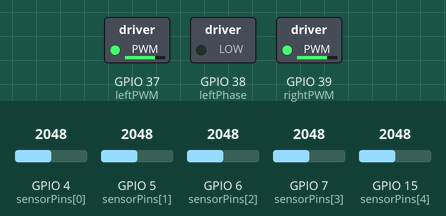
This sketch was run on a simulated ESP32. Shown: switched loads named in the sketch (green lamp = pin HIGH). Inputs (shaded band) come from the test bench; at power-on: GPIO 4 (sensorPins[0]) = 2048, GPIO 5 (sensorPins[1]) = 2048, GPIO 6 (sensorPins[2]) = 2048, GPIO 7 (sensorPins[3]) = 2048, GPIO 15 (sensorPins[4]) = 2048. WiFi joins after 1.5 s; servers stay silent unless stated; uploads are accepted with an empty reply; what the sketch prints to the serial monitor is not drawn.

Above: at 5.0 s.
5.1 s: GPIO 4 (sensorPins[0]) set to 262
6.6 s: GPIO 4 (sensorPins[0]) set to 222
At 7.8 s:
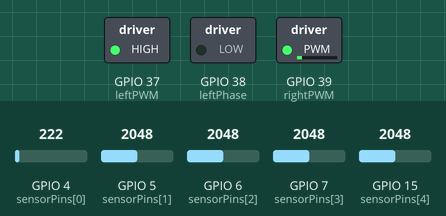
8.1 s: GPIO 5 (sensorPins[1]) set to 276
9.6 s: GPIO 5 (sensorPins[1]) set to 223
At 10.6 s:
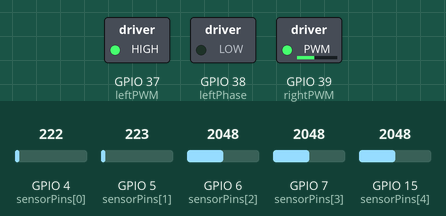
11.5 s: GPIO 5 (sensorPins[1]) set to 290
At 12.7 s:
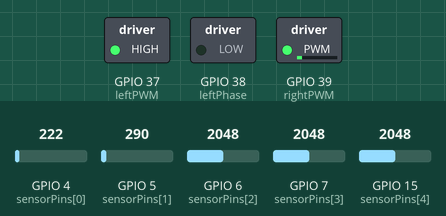
13.0 s: GPIO 5 (sensorPins[1]) set to 210
At 13.8 s:
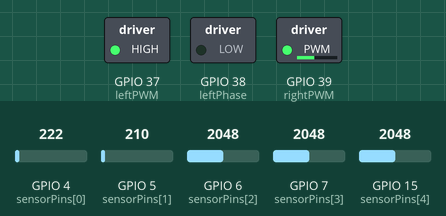
Timing chart, 0 to 15.5 s (numbered marks = the images above; inputs shaded):
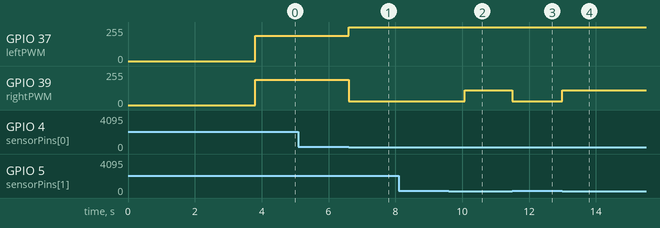

Measured:
- the behaviour switches between 250 and 249 on GPIO 4 (sensorPins[0]) (found by bisection; images 0 and 1)
- the behaviour switches between 250 and 249 on GPIO 5 (sensorPins[1]) (found by bisection; images 1 and 2)
- after the input at 5.1 s, every drawn part: stays the same
- after the input at 6.6 s, GPIO 37 (leftPWM): 190/255 → 255/255 at once; GPIO 39 (rightPWM): 190/255 → 30/255 at once
- after the input at 8.1 s, every drawn part: stays the same
- after the input at 9.6 s, GPIO 39 (rightPWM): 30/255 → 110/255 after 0.47 s
- after the input at 11.5 s, GPIO 39 (rightPWM): 110/255 → 30/255 at once
- after the input at 13.0 s, GPIO 39 (rightPWM): 30/255 → 110/255 at once

The sketch:

route_simulation.ino
```cpp
#include <WiFi.h>

// ===============================
// ===== 5-SENSOR WHITE LINE FOLLOWER =====
// ===============================

// -------- Line sensor pins (LEFT → RIGHT) --------
int sensorPins[5] = {4, 5, 6, 7, 15};
int sensorValues[5];

// -------- Motor driver pins --------
int leftPWM    = 37;
int leftPhase  = 38;
int rightPWM   = 39;
int rightPhase = 20;

// -------- Tuning values --------
int threshold = 250;     // white < 250, black > 3800
int baseSpeed = 190;     // forward speed
int Kp = 80;             // steering strength

// ===============================
// ===== Wi-Fi & Server =====
const char* ssid = "iPhone";
const char* password = "12345678";

const char* server = "3.250.38.184";
const int port = 8000;
const char* teamID = "dtbv6902";

WiFiClient client;

// ===============================
// ===== Robot State =====
int currentPosition = 0;          // position to notify server
static unsigned long lastUpdate = 0;  // for 5-second updates
bool finished = false;             // final node reached

// ===============================
// ===== Buffer for HTTP =====
#define BUFSIZE 512

// ===============================
// ===== Setup =====
void setup() {
  Serial.begin(9600);
  delay(1000);

  Serial.println("=== ESP32 Line Follower Robot Demo Started ===");

  // Motor pins
  pinMode(leftPWM, OUTPUT);
  pinMode(leftPhase, OUTPUT);
  pinMode(rightPWM, OUTPUT);

  // Connect to Wi-Fi
  connectToWiFi();

  // Notify arrival at starting position 0
  int dest = notifyArrival(currentPosition);
  if (dest == -1) {
    Serial.println("Failed to notify server at position 0");
  } else if (dest == -2) {
    Serial.println("Already at final destination!");
    finished = true;
    setMotors(0, 0);
  } else {
    Serial.println("Server next destination: " + String(dest));
  }

  lastUpdate = millis();
}

// ===============================
// ===== Main Loop =====
void loop() {
  // Stop robot if finished
  if (finished) {
    setMotors(0, 0);
    return;
  }

  // 1. Follow line continuously
  readSensors();
  followLine();

  // 2. Send next position every 5 seconds
  if (millis() - lastUpdate >= 5000) {
    lastUpdate = millis();

    int dest = notifyArrival(currentPosition);
    if (dest == -1) {
      Serial.println("Server error at position " + String(currentPosition));
    } else if (dest == -2) {
      Serial.println("Reached final destination!");
      finished = true;
      setMotors(0, 0); // stop
    } else {
      Serial.println("Server next destination: " + String(dest));
      currentPosition++;
    }
  }
}

// ===============================
// ===== Line Following Functions =====
void readSensors() {
  for (int i = 0; i < 5; i++) {
    sensorValues[i] = analogRead(sensorPins[i]);
  }
}

int getLineError() {
  int weights[5] = {-2, -1, 0, 1, 2};
  int sum = 0;
  int count = 0;

  for (int i = 0; i < 5; i++) {
    if (sensorValues[i] < threshold) { // black line detected
      sum += weights[i];
      count++;
    }
  }

  if (count == 0) return 100; // line lost
  return sum / count;
}

void setMotors(int leftSpeed, int rightSpeed) {
  digitalWrite(leftPhase, leftSpeed >= 0 ? LOW : HIGH);
  digitalWrite(rightPhase, rightSpeed >= 0 ? HIGH : LOW);

  analogWrite(leftPWM, abs(leftSpeed));
  analogWrite(rightPWM, abs(rightSpeed));
}

void followLine() {
  int error = getLineError();

  if (error == 100) {
    // Line lost → move forward cautiously
    setMotors(190, 190);
    return;
  }

  int correction = Kp * error;
  int leftSpeed  = baseSpeed - correction;
  int rightSpeed = baseSpeed + correction;

  leftSpeed  = constrain(leftSpeed, 0, 255);
  rightSpeed = constrain(rightSpeed, 0, 255);

  setMotors(leftSpeed, rightSpeed);
}

// ===============================
// ===== Wi-Fi / Server Functions =====
void connectToWiFi() {
  Serial.print("Connecting to Wi-Fi: ");
  Serial.println(ssid);
  WiFi.begin(ssid, password);

  int attempts = 0;
  while (WiFi.status() != WL_CONNECTED && attempts < 30) {
    Serial.print(".");
    delay(500);
    attempts++;
  }

  if (WiFi.status() == WL_CONNECTED) {
    Serial.println("\nConnected to Wi-Fi!");
    Serial.print("IP Address: ");
    Serial.println(WiFi.localIP());
  } else {
    Serial.println("\nFailed to connect to Wi-Fi.");
  }
}

bool connectToServer() {
  Serial.print("Connecting to server: ");
  Serial.print(server);
  Serial.print(":");
  Serial.println(port);

  if (!client.connect(server, port)) {
    Serial.println("Error connecting to server");
    return false;
  }
  return true;
}

String readResponse() {
  char buffer[BUFSIZE];
  memset(buffer, 0, BUFSIZE);
  client.readBytes(buffer, BUFSIZE);
  return String(buffer);
}

int getStatusCode(String &response) {
  if (response.length() < 12) return 0;
  return response.substring(9, 12).toInt();
}

String getResponseBody(String &response) {
  int split = response.indexOf("\r\n\r\n");
  if (split == -1) return "";
  String body = response.substring(split + 4);
  body.trim();
  return body;
}

// Returns:
// -1 → server error
// -2 → final destination reached
// >=0 → next destination
int notifyArrival(int position) {
  if (!connectToServer()) return -1;

  String postBody = "position=" + String(position);

  client.println("POST /api/arrived/" + String(teamID) + " HTTP/1.1");
  client.println("Host: " + String(server));
  client.println("Content-Type: application/x-www-form-urlencoded");
  client.print("Content-Length: ");
  client.println(postBody.length());
  client.println(); // end headers
  client.println(postBody); // send body

  String response = readResponse();
  int statusCode = getStatusCode(response);
  client.stop();

  if (statusCode != 200) return -1;

  String body = getResponseBody(response);

  if (body.equals("Finished")) return -2;

  return body.toInt();
}
```
